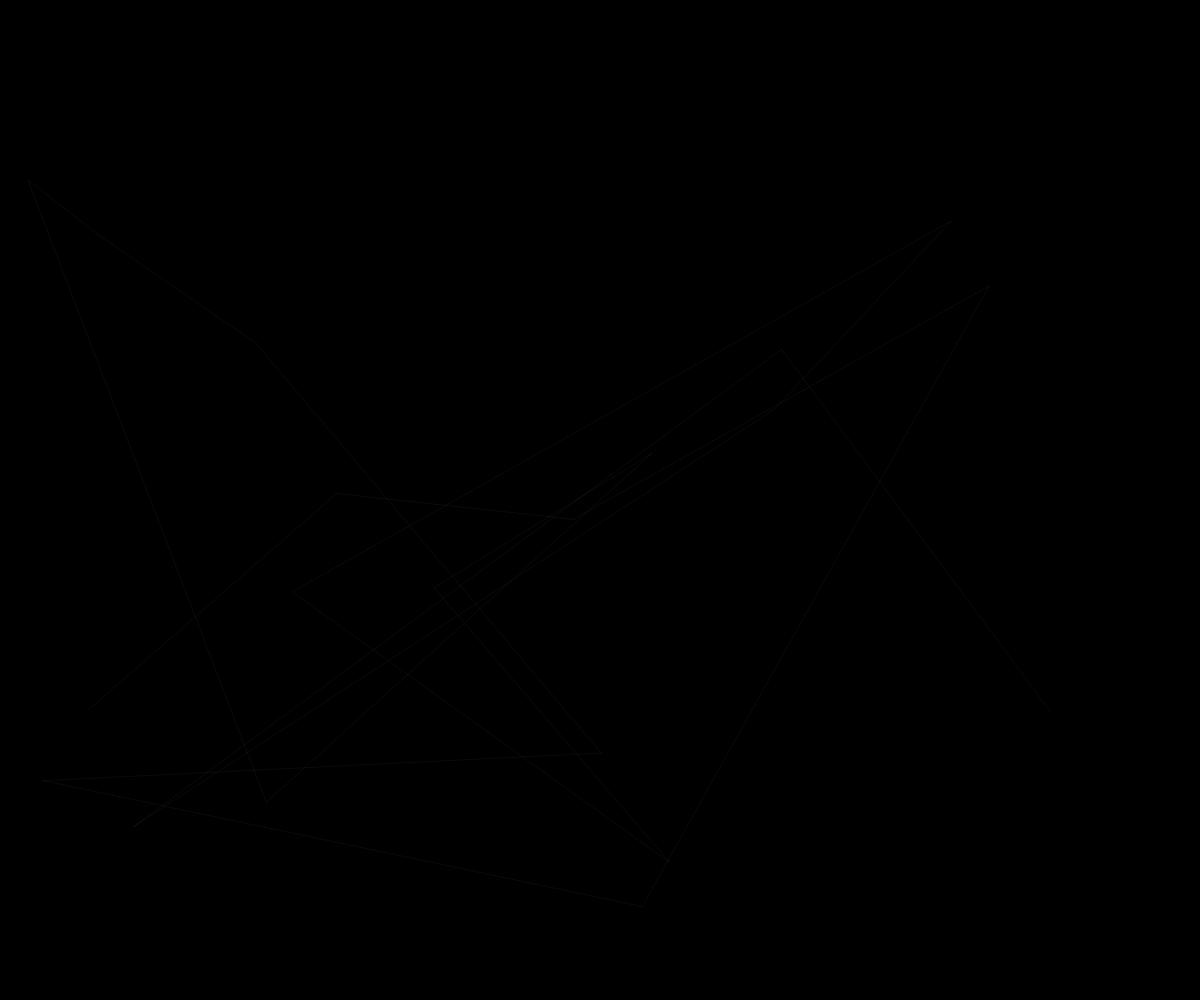
Frame 1 (no input)
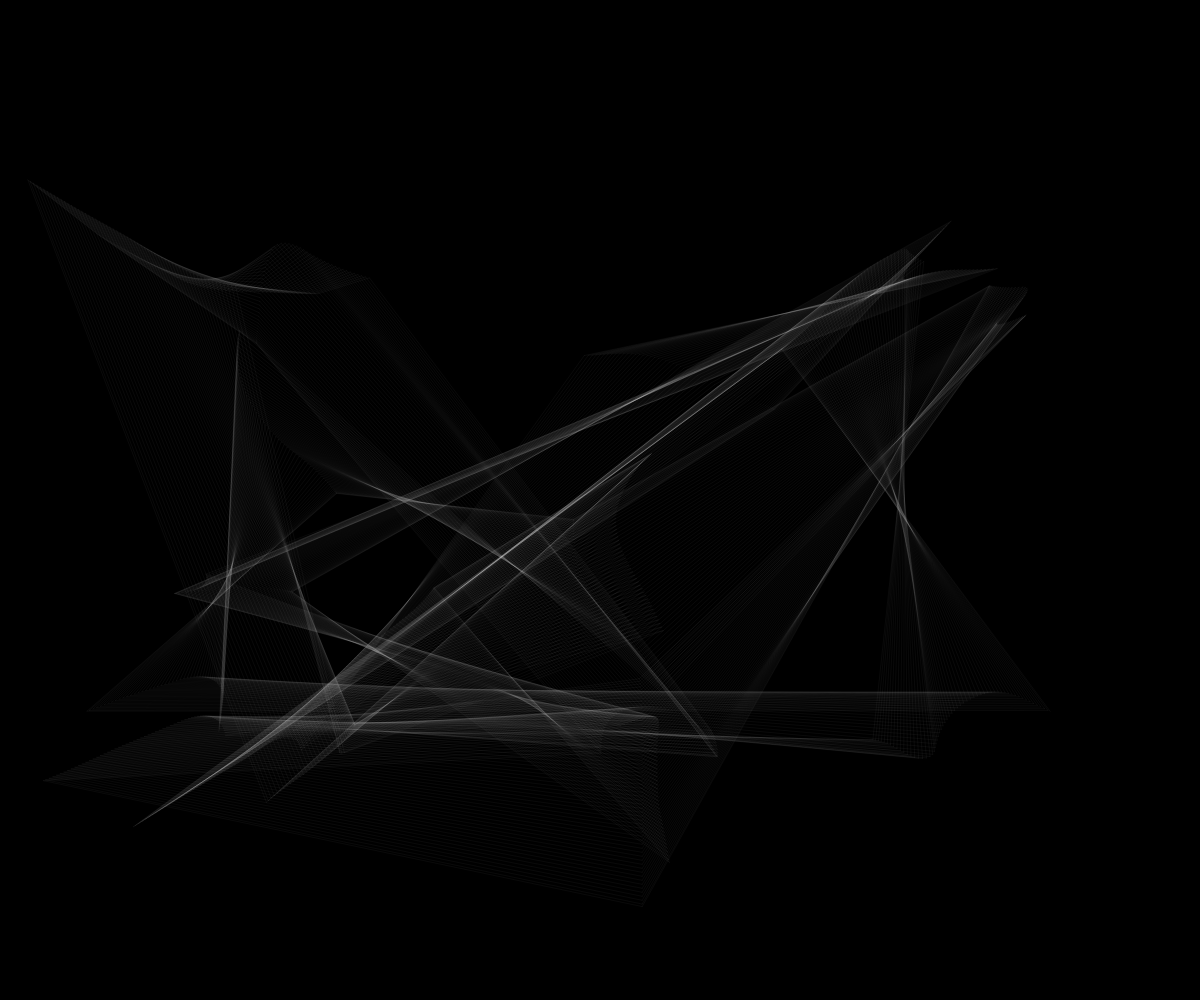
Frame 60 (no input)
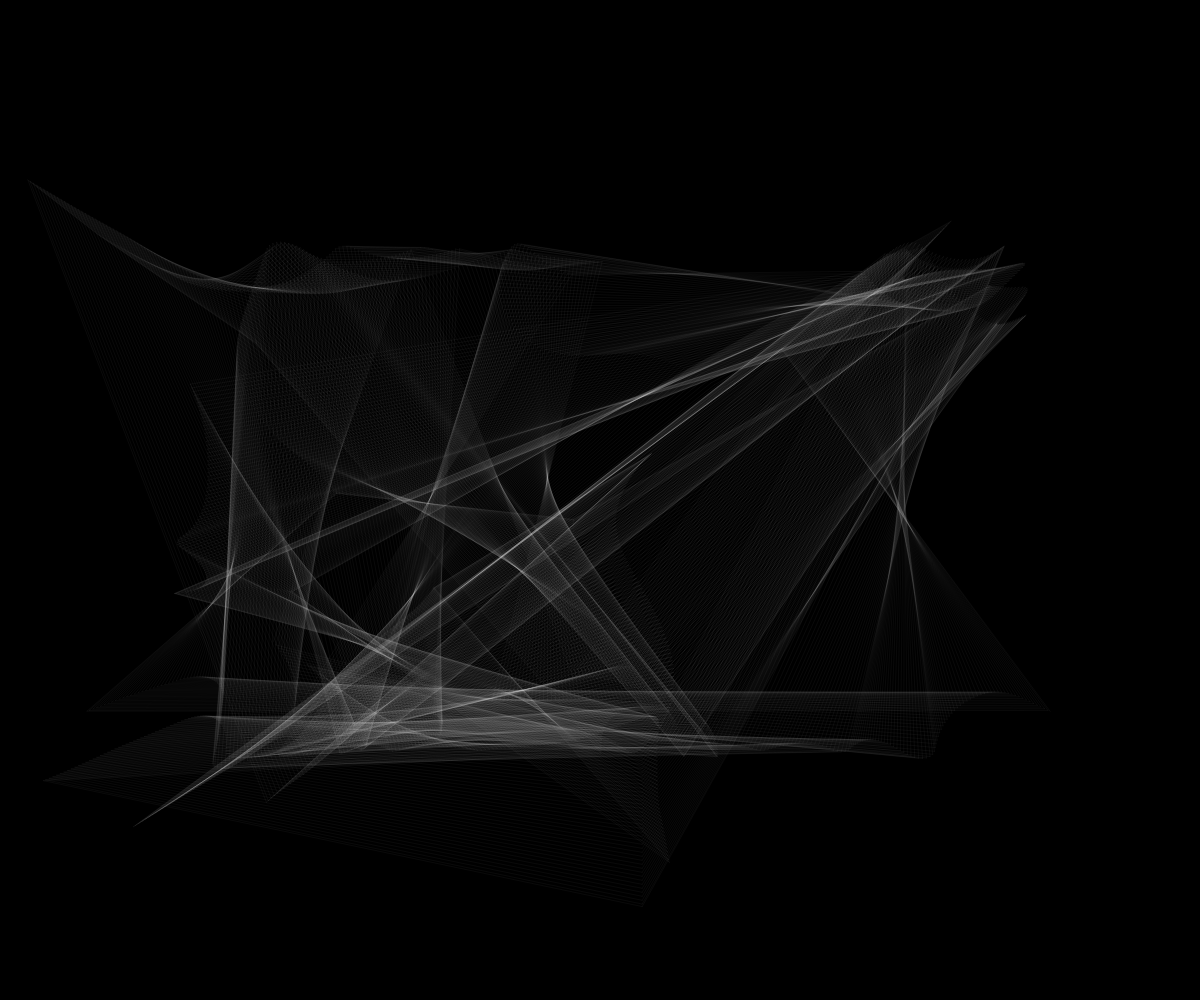
Frame 120 (the mouse pressed at the canvas centre since frame 60)

The p5.js sketch that drew these frames (run headless with seeded random() and noise() and a simulated clock; from frame 60 on, the mouse is pressed at the canvas centre):

// p5.js sketch
// ── sketch.js
let rows = 20;
let columns = 20;
let coordinates = [];
let widthMultp;
let heightMultp;
let dots = [];
let circles = [];
let rectangles = [];
let crosses = [];
let vectors = [];
let flowfield = [];
let scale = 10;
let zoff = 0;
let inc = 0.05;
let particules = [];
let previous;
function setup() {
  createCanvas(windowWidth, windowHeight);
  widthMultp = width / columns;
  heightMultp = height / rows;
  for (let x = 5; x < columns - 5; x++) {
    for (let y = 3; y < rows - 3; y++) {
      vectors.push(createVector(random(5), random(5), random(5)));
    }
  }
  flowfield = new Array(columns * rows);
  for (let i = 0; i < 20; i++) {
    particules[i] = new Particule();
  }
  // previous == createVector(0, 0);
  background(0);
}

//racinecarré de 5 plus 1 sur 2
function draw() {
  // background(255);
  translate(0, 0);

  // // Draw gray box
  stroke(0, 10);
  strokeWeight(1);
  // for (let i = 1; i < columns; i++) {
  //   line(widthMultp * i, 0, widthMultp * i, height);
  // }
  // for (let i = 1; i < rows; i++) {
  //   line(0, heightMultp * i, width, heightMultp * i);
  // }
  let xoff = 0;
  let position = createVector(0, 0);
  for (let x = 0; x < columns; x++) {
    let yoff = 0;
    for (let y = 0; y < rows; y++) {
      flowIndex = y + x * columns;

      position.x = widthMultp * y;
      position.y = heightMultp * x;
      if (x >= 5 && x < columns - 5 && y >= 3 && y < rows - 3) {
        var index = y - 3 + (x - 5) * (columns - 6);
        let angle = noise(xoff, yoff, zoff) * TWO_PI * 4;
        // let mag = noise(xoff, yoff, zoff) * 16;
        vectors[index].rotate(angle - vectors[index].heading());
        vectors[index].setMag(5); //mag);
        stroke(100, 100, 200);
        push();
        translate(position.x, position.y);
        rotate(vectors[index].heading());
        strokeWeight(1);
        // line(0, 0, vectors[index].mag(), 0);
        pop();
        // let vector = vectors[index];
        flowfield[flowIndex] = vectors[index];
      } else {
        let vector = createVector(1, 0, 0);

        let dx = width / 2 - position.x;
        let dy = height / 2 - position.y;
        let angle = Math.atan2(dy, dx); //+ Math.PI * 2.5;
        vector.rotate(angle - vector.heading());
        vector.setMag(25);

        flowfield[flowIndex] = vector;
        stroke(100, 100, 200);
        push();
        translate(position.x, position.y);

        rotate(vector.heading());
        strokeWeight(1);
        // line(0, 0, vector.mag(), 0);
        pop();
      }
      yoff += inc;
    }
    xoff += inc;
  }
  zoff += 0.005;

  particules.forEach((particule, index) => {
    particule.follow(flowfield);
    particule.update();
    if (previous) {
      particule.show(previous.x, previous.y, noise(index, zoff));
    }
    // particule.show();
    particule.edges();
    previous = createVector(particule.position.x, particule.position.y);
  });
  // console.log(vectors);
  // crosses.forEach(cross => {
  //   cross.draw();
  // });
  // dots.forEach(dot => {
  //   dot.draw();
  // });
  // circles.forEach(circle => {
  //   circle.draw();
  // });
  // rectangles.forEach(rect => {
  //   rect.draw();
  // });
  // noLoop();
}

function windowResized() {
  resizeCanvas(windowWidth, windowHeight);
  background(0);
}

// if (Math.round(Math.random(1 + sqrt(5) / 2))) {
//   coordinates.push({ x: x, y: y });
//   dots.push(
//     new Dot(
//       x * widthMultp,
//       y * heightMultp,
//       random(7) + 2,
//       colors[floor(random(colors.length - 1))]
//     )
//   );
//   if (Math.round(Math.random(1 + sqrt(5) / 2))) {
//     circles.push(
//       new Circle(
//         x * widthMultp,
//         y * heightMultp,
//         random(5) + 1,
//         colors[floor(random(colors.length - 1))]
//       )
//     );
//     if (Math.round(Math.random(1 + sqrt(5) / 2))) {
//       rectangles.push(
//         new Rectangle(
//           x * widthMultp,
//           y * heightMultp,
//           random(5) + 1,
//           colors[floor(random(colors.length - 1))]
//         )
//       );
//       if (Math.round(Math.random(1 + sqrt(5) / 2))) {
//         crosses.push(
//           new Cross(
//             x * widthMultp,
//             y * heightMultp,
//             random(7) + 1,
//             colors[floor(random(colors.length - 1))]
//           )
//         );
//       }
//     }
//   }
// }

// ── Circle.js
class Circle {
  constructor(x, y, size, color) {
    this.position = createVector(x, y);
    this.size = size || 4;
    this.color = color || [255, 255, 255];
  }
  draw() {
    noFill();
    stroke(this.color[0], this.color[1], this.color[2]);
    strokeWeight(2);
    ellipse(this.position.x, this.position.y, this.size * 10, this.size * 10);
  }
}

// ── Particule.js
function Particule() {
  this.position = createVector(random(width), random(height));
  this.velocity = createVector(0, 0);
  this.acceleration = createVector(0, 0);
  this.maxSpeed = 4;
  this.update = function() {
    this.velocity.add(this.acceleration);
    this.velocity.limit(this.maxSpeed);
    this.position.add(this.velocity);
    this.acceleration.mult(0);
  };

  this.applyForce = function(force) {
    this.acceleration.add(force);
  };

  this.show = function(x, y, color) {
    push();
    stroke(255, 255, 255, 10);
    // stroke(color * 100, noise(x, y) * 200, color * 100, 10);
    strokeWeight(1);
    line(x, y, this.position.x, this.position.y);
    pop();
  };

  this.edges = function() {
    if (this.position.x > width) this.position.x = 0;
    if (this.position.x < 0) this.position.x = width;
    if (this.position.y > height) this.position.y = 0;
    if (this.position.y < 0) this.position.y = height;
  };

  this.follow = function(vectors) {
    let x = floor(this.position.x / widthMultp);
    let y = floor(this.position.y / heightMultp);
    let index = x + y * columns;
    // console.log(vectors);
    // console.log(index, vectors[index]);
    let force = vectors[index];
    this.applyForce(force.mult(0.05));
  };
}

// ── Rectangle.js
class Rectangle {
  constructor(x, y, size, color) {
    this.position = createVector(x, y);
    this.size = size || 4;
    this.color = color || [255, 255, 255];
  }
  draw() {
    stroke(this.color[0], this.color[1], this.color[2]);
    strokeWeight(this.size);
    rect(
      this.position.x - this.size * 10,
      this.position.y - this.size * 10,
      this.size * 10 * 2,
      this.size * 10 * 2
    );
  }
}
